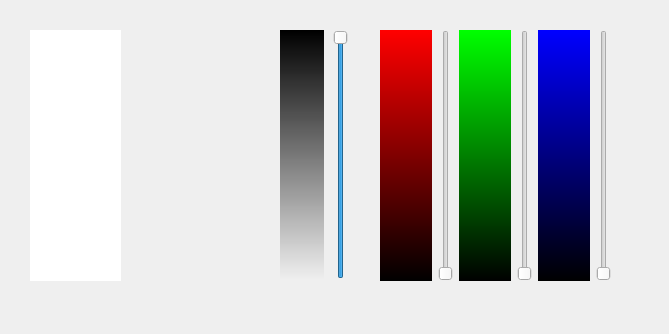
<?xml version="1.0" encoding="UTF-8"?>
<ui version="4.0">
 <class>colorSelector</class>
 <widget class="QMainWindow" name="colorSelector">
  <property name="geometry">
   <rect>
    <x>0</x>
    <y>0</y>
    <width>669</width>
    <height>334</height>
   </rect>
  </property>
  <property name="sizePolicy">
   <sizepolicy hsizetype="Fixed" vsizetype="Fixed">
    <horstretch>0</horstretch>
    <verstretch>0</verstretch>
   </sizepolicy>
  </property>
  <property name="minimumSize">
   <size>
    <width>669</width>
    <height>334</height>
   </size>
  </property>
  <property name="maximumSize">
   <size>
    <width>669</width>
    <height>334</height>
   </size>
  </property>
  <property name="windowTitle">
   <string>MainWindow</string>
  </property>
  <widget class="QWidget" name="centralwidget">
   <widget class="QLabel" name="selectedColour">
    <property name="geometry">
     <rect>
      <x>30</x>
      <y>30</y>
      <width>91</width>
      <height>251</height>
     </rect>
    </property>
    <property name="styleSheet">
     <string notr="true">background-color:#fff;</string>
    </property>
    <property name="text">
     <string/>
    </property>
   </widget>
   <widget class="QSlider" name="OpacitySlider">
    <property name="geometry">
     <rect>
      <x>330</x>
      <y>30</y>
      <width>22</width>
      <height>249</height>
     </rect>
    </property>
    <property name="maximum">
     <number>255</number>
    </property>
    <property name="value">
     <number>255</number>
    </property>
    <property name="orientation">
     <enum>Qt::Vertical</enum>
    </property>
   </widget>
   <widget class="QLabel" name="OpacityExample">
    <property name="geometry">
     <rect>
      <x>280</x>
      <y>30</y>
      <width>44</width>
      <height>249</height>
     </rect>
    </property>
    <property name="styleSheet">
     <string notr="true">* {
background: qlineargradient( x1:0 y1:0, x1:0 y1:1, stop:0 rgba(0,0,0,0), stop:1 rgba(0,0,0,255) )
}</string>
    </property>
    <property name="text">
     <string/>
    </property>
   </widget>
   <widget class="QWidget" name="">
    <property name="geometry">
     <rect>
      <x>380</x>
      <y>30</y>
      <width>231</width>
      <height>251</height>
     </rect>
    </property>
    <layout class="QGridLayout" name="gridLayout">
     <item row="0" column="0">
      <widget class="QLabel" name="RedExample">
       <property name="styleSheet">
        <string notr="true">* {
background: qlineargradient( x1:0 y1:0, x1:0 y1:1, stop:0 rgba(0,0,0,255), stop:1 rgba(255,0,0,255) )
}</string>
       </property>
       <property name="text">
        <string/>
       </property>
      </widget>
     </item>
     <item row="0" column="1">
      <widget class="QSlider" name="RedSlider">
       <property name="maximum">
        <number>255</number>
       </property>
       <property name="orientation">
        <enum>Qt::Vertical</enum>
       </property>
      </widget>
     </item>
     <item row="0" column="2">
      <widget class="QLabel" name="GreenExample">
       <property name="styleSheet">
        <string notr="true">* {
background: qlineargradient( x1:0 y1:0, x1:0 y1:1, stop:0 rgba(0,0,0,255), stop:1 rgba(0,255,0,255) )
}</string>
       </property>
       <property name="text">
        <string/>
       </property>
      </widget>
     </item>
     <item row="0" column="3">
      <widget class="QSlider" name="GreenSlider">
       <property name="maximum">
        <number>255</number>
       </property>
       <property name="orientation">
        <enum>Qt::Vertical</enum>
       </property>
      </widget>
     </item>
     <item row="0" column="4">
      <widget class="QLabel" name="BlueExample">
       <property name="styleSheet">
        <string notr="true">* {
background: qlineargradient( x1:0 y1:0, x1:0 y1:1, stop:0 rgba(0,0,0,255), stop:1 rgba(0,0,255,255) )
}</string>
       </property>
       <property name="text">
        <string/>
       </property>
      </widget>
     </item>
     <item row="0" column="5">
      <widget class="QSlider" name="BlueSlider">
       <property name="maximum">
        <number>255</number>
       </property>
       <property name="orientation">
        <enum>Qt::Vertical</enum>
       </property>
      </widget>
     </item>
    </layout>
   </widget>
  </widget>
  <widget class="QMenuBar" name="menubar">
   <property name="geometry">
    <rect>
     <x>0</x>
     <y>0</y>
     <width>669</width>
     <height>21</height>
    </rect>
   </property>
  </widget>
 </widget>
 <resources/>
 <connections/>
</ui>
